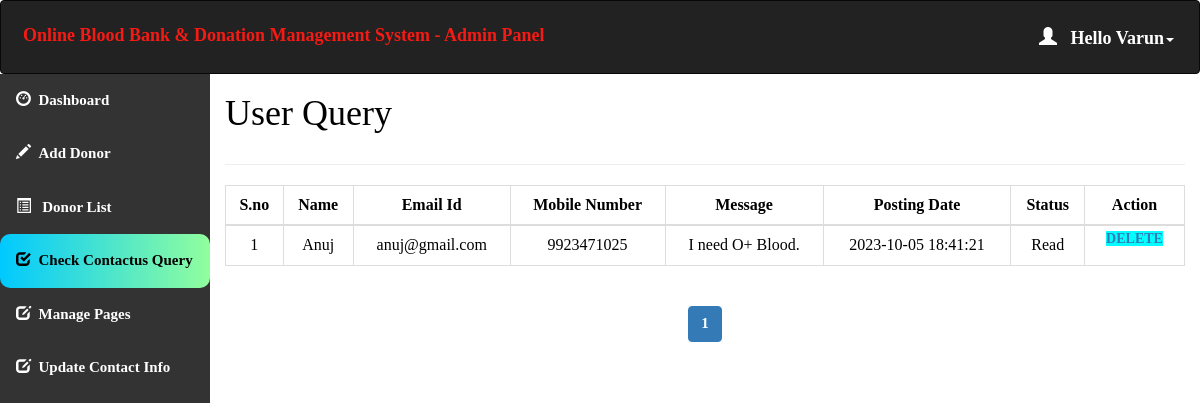
The app's page /admin/query.php (signed in), older data.
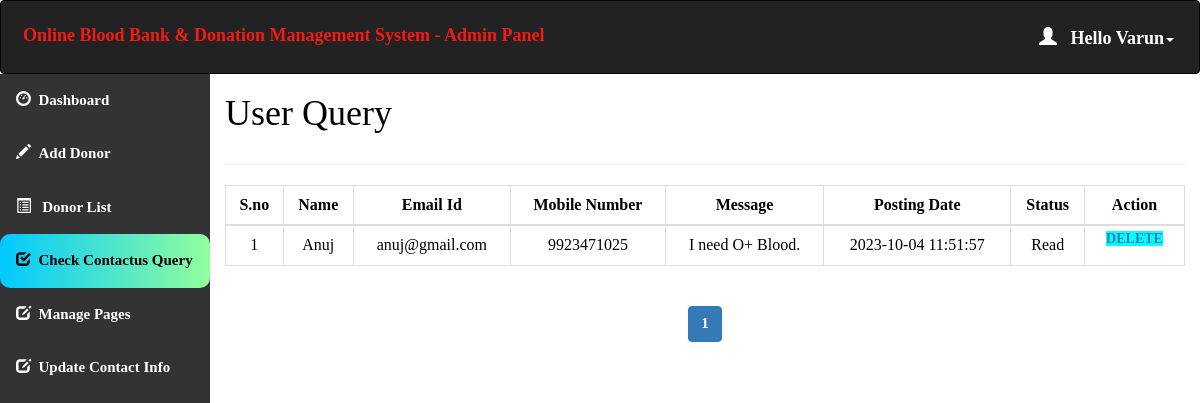
The same page, newer data.
### tables this page shows
CREATE TABLE `contact_query` (
  `query_id` int(11) NOT NULL,
  `query_name` varchar(100) NOT NULL,
  `query_mail` varchar(120) NOT NULL,
  `query_number` char(11) NOT NULL,
  `query_message` longtext NOT NULL,
  `query_date` timestamp NOT NULL DEFAULT current_timestamp() ON UPDATE current_timestamp(),
  `query_status` int(11) DEFAULT NULL
);

### admin/query.php (the view, shortened to what this page needs)
<html>
<head>
  <link rel="stylesheet" href="https://maxcdn.bootstrapcdn.com/bootstrap/3.4.1/css/bootstrap.min.css">
</head>
<?php
  if (isset($_SESSION['loggedin']) && $_SESSION['loggedin'] == true) {
  ?>
<body style="color:black">
<div id="header">
<?php include 'header.php';
?>
</div>
<div id="sidebar">
<?php $active="query"; include 'sidebar.php'; ?>
</div>
<div id="content" >
  <div class="content-wrapper">
    <div class="container-fluid">
      <div class="row">
        <div class="col-md-12 lg-12 sm-12">
          <h1 class="page-title">User Query</h1>
        </div>
      </div>
      <hr>
      <?php
        include 'conn.php';
          $limit = 10;
          if(isset($_GET['page'])){
            $page = $_GET['page'];
          }else{
            $page = 1;
          }
          $offset = ($page - 1) * $limit;
          $count=$offset+1;
        $sql= "select * from contact_query LIMIT {$offset},{$limit}";
        $result=mysqli_query($conn,$sql);
        if(mysqli_num_rows($result)>0)   {
       ?>
       <div class="table-responsive">
      <table class="table table-bordered" style="text-align:center">
          <thead style="text-align:center">
          <th style="text-align:center">S.no</th>
          <th style="text-align:center">Name</th>
          <th style="text-align:center">Email Id</th>
          <th style="text-align:center">Mobile Number</th>
          <th style="text-align:center">Message</th>
          <th style="text-align:center">Posting Date</th>
          <th style="text-align:center">Status</th>
          <th style="text-align:center">Action</th>
          </thead>
          <tbody>
            <?php
            while($row = mysqli_fetch_assoc($result)) { ?>
          <tr>
                  <td><?php echo $count++; ?></td>
                  <td><?php echo $row['query_name']; ?></td>
                  <td><?php echo $row['query_mail']; ?></td>
                  <td><?php echo $row['query_number']; ?></td>
                  <td><?php echo $row['query_message']; ?></td>
                  <td><?php echo $row['query_date']; ?></td>
                  <?php if($row['query_status']==1)
{
?><td>Read<br></td>
<?php } else {?>
<td><a href="query.php?id=<?php echo $row['query_id'];?>" onclick="clickme()"><b id="demo">Pending</b></a><br>
</td>
<?php } ?>
                    <td id="he" style="width:100px">
                    <a style="background-color:aqua" href='delete_query.php?id=<?php echo $row['query_id']; ?>'> Delete </a>
                </td>
              </tr>
            <?php } ?>
          </tbody>
      </table>
    </div>
    <?php } ?>
    <div class="table-responsive"style="text-align:center;align:center">
        <?php
        $sql1 = "SELECT * FROM contact_query";
        $result1 = mysqli_query($conn, $sql1) or die("Query Failed.");
        if(mysqli_num_rows($result1) > 0){
          $total_records = mysqli_num_rows($result1);
          $total_page = ceil($total_records / $limit);
          echo '<ul class="pagination admin-pagination">';
          for($i = 1; $i <= $total_page; $i++){
            if($i == $page){
              $active = "active";
            }else{
              $active = "";
            }
            echo '<li class="'.$active.'"><a href="query.php?page='.$i.'">'.$i.'</a></li>';
          }
          echo '</ul>';
        }
        ?>
        </div>
      </div>
    </div>
   <?php }
    ?>
</body>
</html>

Row changes from the older to the newer data that the page shows:
changed contact_query "Anuj": query_date "2023-10-05 18:41:21" → "2023-10-04 11:51:57"
